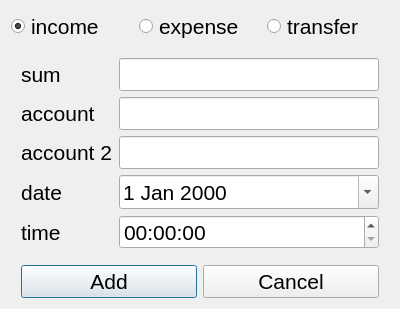
<?xml version="1.0" encoding="UTF-8"?>
<ui version="4.0">
 <class>MyFinance::NewTransactionDialog</class>
 <widget class="QDialog" name="MyFinance::NewTransactionDialog">
  <property name="geometry">
   <rect>
    <x>0</x>
    <y>0</y>
    <width>400</width>
    <height>300</height>
   </rect>
  </property>
  <property name="windowTitle">
   <string>Dialog</string>
  </property>
  <layout class="QHBoxLayout" name="horizontalLayout">
   <item>
    <layout class="QVBoxLayout" name="verticalLayout">
     <item>
      <layout class="QHBoxLayout" name="typeLayout">
       <item>
        <widget class="QRadioButton" name="incomeRadioButton">
         <property name="font">
          <font>
           <pointsize>16</pointsize>
          </font>
         </property>
         <property name="text">
          <string>income</string>
         </property>
         <property name="checked">
          <bool>true</bool>
         </property>
        </widget>
       </item>
       <item>
        <widget class="QRadioButton" name="expenseRadioButton">
         <property name="font">
          <font>
           <pointsize>16</pointsize>
          </font>
         </property>
         <property name="text">
          <string>expense</string>
         </property>
         <property name="checked">
          <bool>false</bool>
         </property>
        </widget>
       </item>
       <item>
        <widget class="QRadioButton" name="transferRadioButton">
         <property name="font">
          <font>
           <pointsize>16</pointsize>
          </font>
         </property>
         <property name="text">
          <string>transfer</string>
         </property>
        </widget>
       </item>
      </layout>
     </item>
     <item>
      <layout class="QFormLayout" name="formLayout">
       <property name="labelAlignment">
        <set>Qt::AlignLeading|Qt::AlignLeft|Qt::AlignVCenter</set>
       </property>
       <property name="formAlignment">
        <set>Qt::AlignLeading|Qt::AlignLeft|Qt::AlignTop</set>
       </property>
       <property name="leftMargin">
        <number>10</number>
       </property>
       <property name="topMargin">
        <number>10</number>
       </property>
       <property name="rightMargin">
        <number>10</number>
       </property>
       <property name="bottomMargin">
        <number>10</number>
       </property>
       <item row="0" column="0">
        <widget class="QLabel" name="sumLabel">
         <property name="font">
          <font>
           <pointsize>16</pointsize>
          </font>
         </property>
         <property name="text">
          <string>sum</string>
         </property>
        </widget>
       </item>
       <item row="0" column="1">
        <widget class="QLineEdit" name="sumLineEdit">
         <property name="font">
          <font>
           <pointsize>16</pointsize>
          </font>
         </property>
        </widget>
       </item>
       <item row="1" column="0">
        <widget class="QLabel" name="accountLabel">
         <property name="font">
          <font>
           <pointsize>16</pointsize>
          </font>
         </property>
         <property name="text">
          <string>account</string>
         </property>
        </widget>
       </item>
       <item row="1" column="1">
        <widget class="QLineEdit" name="accountLineEdit">
         <property name="font">
          <font>
           <pointsize>16</pointsize>
          </font>
         </property>
        </widget>
       </item>
       <item row="2" column="0">
        <widget class="QLabel" name="account2Label">
         <property name="font">
          <font>
           <pointsize>16</pointsize>
          </font>
         </property>
         <property name="text">
          <string>account 2</string>
         </property>
        </widget>
       </item>
       <item row="2" column="1">
        <widget class="QLineEdit" name="account2Edit">
         <property name="font">
          <font>
           <pointsize>16</pointsize>
          </font>
         </property>
        </widget>
       </item>
       <item row="3" column="0">
        <widget class="QLabel" name="dateLabel">
         <property name="sizePolicy">
          <sizepolicy hsizetype="Preferred" vsizetype="Preferred">
           <horstretch>0</horstretch>
           <verstretch>0</verstretch>
          </sizepolicy>
         </property>
         <property name="font">
          <font>
           <pointsize>16</pointsize>
          </font>
         </property>
         <property name="text">
          <string>date</string>
         </property>
         <property name="alignment">
          <set>Qt::AlignCenter</set>
         </property>
        </widget>
       </item>
       <item row="3" column="1">
        <widget class="QDateEdit" name="dateEdit">
         <property name="sizePolicy">
          <sizepolicy hsizetype="Preferred" vsizetype="Minimum">
           <horstretch>0</horstretch>
           <verstretch>0</verstretch>
          </sizepolicy>
         </property>
         <property name="font">
          <font>
           <pointsize>16</pointsize>
          </font>
         </property>
         <property name="calendarPopup">
          <bool>true</bool>
         </property>
        </widget>
       </item>
       <item row="4" column="0">
        <widget class="QLabel" name="timeLable">
         <property name="font">
          <font>
           <pointsize>16</pointsize>
          </font>
         </property>
         <property name="text">
          <string>time</string>
         </property>
        </widget>
       </item>
       <item row="4" column="1">
        <widget class="QTimeEdit" name="timeEdit">
         <property name="sizePolicy">
          <sizepolicy hsizetype="Minimum" vsizetype="Minimum">
           <horstretch>0</horstretch>
           <verstretch>0</verstretch>
          </sizepolicy>
         </property>
         <property name="font">
          <font>
           <pointsize>16</pointsize>
          </font>
         </property>
        </widget>
       </item>
      </layout>
     </item>
     <item>
      <layout class="QHBoxLayout" name="horizontalLayout_2">
       <property name="leftMargin">
        <number>10</number>
       </property>
       <property name="rightMargin">
        <number>10</number>
       </property>
       <item>
        <widget class="QPushButton" name="buttonAdd">
         <property name="font">
          <font>
           <pointsize>16</pointsize>
          </font>
         </property>
         <property name="text">
          <string>Add</string>
         </property>
        </widget>
       </item>
       <item>
        <widget class="QPushButton" name="buttonCancel">
         <property name="font">
          <font>
           <pointsize>16</pointsize>
          </font>
         </property>
         <property name="text">
          <string>Cancel</string>
         </property>
        </widget>
       </item>
      </layout>
     </item>
    </layout>
   </item>
  </layout>
 </widget>
 <resources/>
 <connections>
  <connection>
   <sender>buttonCancel</sender>
   <signal>clicked()</signal>
   <receiver>MyFinance::NewTransactionDialog</receiver>
   <slot>reject()</slot>
   <hints>
    <hint type="sourcelabel">
     <x>379</x>
     <y>285</y>
    </hint>
    <hint type="destinationlabel">
     <x>277</x>
     <y>204</y>
    </hint>
   </hints>
  </connection>
  <connection>
   <sender>incomeRadioButton</sender>
   <signal>clicked()</signal>
   <receiver>MyFinance::NewTransactionDialog</receiver>
   <slot>on_incomeRadioButton_clicked()</slot>
   <hints>
    <hint type="sourcelabel">
     <x>65</x>
     <y>24</y>
    </hint>
    <hint type="destinationlabel">
     <x>87</x>
     <y>291</y>
    </hint>
   </hints>
  </connection>
  <connection>
   <sender>expenseRadioButton</sender>
   <signal>clicked()</signal>
   <receiver>MyFinance::NewTransactionDialog</receiver>
   <slot>on_expenseRadioButton_clicked()</slot>
   <hints>
    <hint type="sourcelabel">
     <x>188</x>
     <y>30</y>
    </hint>
    <hint type="destinationlabel">
     <x>286</x>
     <y>294</y>
    </hint>
   </hints>
  </connection>
  <connection>
   <sender>transferRadioButton</sender>
   <signal>clicked()</signal>
   <receiver>MyFinance::NewTransactionDialog</receiver>
   <slot>on_transferRadioButton_clicked()</slot>
   <hints>
    <hint type="sourcelabel">
     <x>297</x>
     <y>33</y>
    </hint>
    <hint type="destinationlabel">
     <x>393</x>
     <y>273</y>
    </hint>
   </hints>
  </connection>
  <connection>
   <sender>buttonAdd</sender>
   <signal>clicked()</signal>
   <receiver>MyFinance::NewTransactionDialog</receiver>
   <slot>accept()</slot>
   <hints>
    <hint type="sourcelabel">
     <x>33</x>
     <y>277</y>
    </hint>
    <hint type="destinationlabel">
     <x>7</x>
     <y>285</y>
    </hint>
   </hints>
  </connection>
 </connections>
 <slots>
  <slot>on_incomeRadioButton_clicked()</slot>
  <slot>on_expenseRadioButton_clicked()</slot>
  <slot>on_transferRadioButton_clicked()</slot>
 </slots>
</ui>
